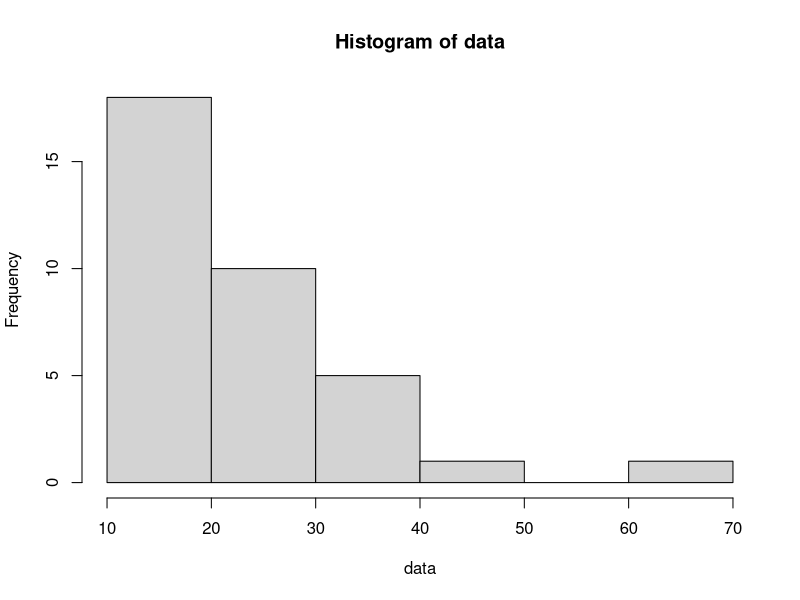
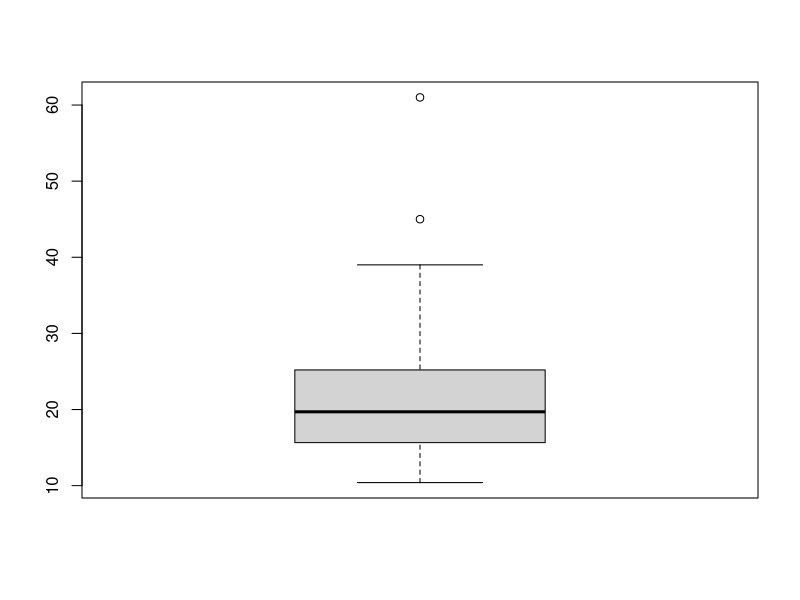
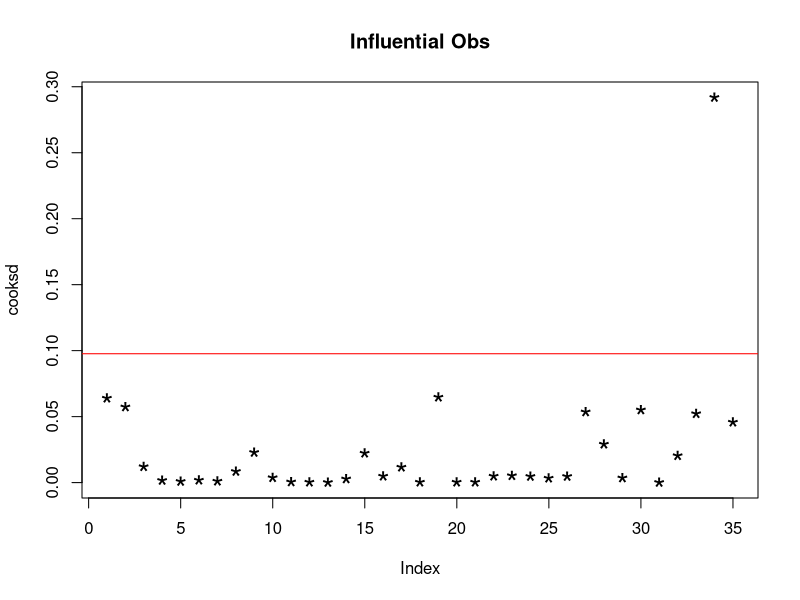

The R script that drew these images, in order:
## ---- chunk 1
knitr::opts_chunk$set(echo = TRUE)
## ---- chunk 2
data(mtcars)
str(mtcars)
## ---- chunk 3
df <- mtcars
outliers <- mtcars[1:3,]
outliers$mpg <- c(45,61,39)
df <- rbind(df,outliers)
data <- df$mpg
hist(data)
boxplot(data)
## ---- chunk 4
outlier_detect <- function(x,mean,sd) {
cut_off_lower <- -3*sd
cut_off_upper <- 3*sd
if (x<cut_off_lower | x> cut_off_upper) {
val <- 1}
else {
val <- 0
}
return(val)
}

mean_val = mean(data)
sd_val = sd(data)
mean_val
sd_val
outlier_flags <- sapply(data,outlier_detect,mean=mean_val,sd=sd_val)
head(data[outlier_flags==1])
length(data[outlier_flags==1])
## ---- chunk 5
outlier_detect_iqr <- function(x,q1,q3,iqr) {
cut_off_lower <- q1 - 1.5*iqr
cut_off_upper <- q3 + 1.5*iqr
if (x<cut_off_lower | x> cut_off_upper) {
val <- 1}
else {
val <- 0
}
return(val)
}

q1 <- quantile(data,0.25)
q3 <- quantile(data,0.75)
iqr <- IQR(data)

q1
q3
iqr

outlier_flags <- sapply(data,outlier_detect_iqr,q1=q1,q3=q3,iqr=iqr)
head(data[outlier_flags==1])
length(data[outlier_flags==1])
## ---- chunk 6
mod <- lm(mpg ~ .,data=df)
cooksd <- cooks.distance(mod)
plot(cooksd,pch="*",cex=2,main="Influential Obs")
abline(h = 4*mean(cooksd, na.rm=T), col="red")
## ---- chunk 7
df <- mtcars
df[c(10,12,20),"mpg"] <- NaN
sum(complete.cases(df))
sum(complete.cases(mtcars))

df[is.na(df),]
## ---- chunk 8
df2 <- na.omit(df)
sum(complete.cases(df2))
nrow(df2)
## ---- chunk 9
df3 <- df
df3[is.na(df3),"mpg"] <- mean(df[complete.cases(df),"mpg"])
sum(complete.cases(df3))
## ---- chunk 10
library(caret)
df4 <- df
preProcValues <- preProcess(df4, method = c("knnImpute"),
                            k = 6,
                            knnSummary = mean)
impute_df <- predict(preProcValues, df4,na.action = na.pass)
## ---- chunk 11
center_scale_inverse <- function(x,colno) {
return (x*preProcValues$std[colno] + preProcValues$mean[colno])
}

for (colno in c(1:ncol(df4)))
 {
  impute_df[,colno] <- sapply(impute_df[,colno],center_scale_inverse,colno)
 }

sum(complete.cases(impute_df))

head(impute_df)
## ---- chunk 12
descr_corr <-  cor(impute_df)
descr_corr
highly_corr <- findCorrelation(descr_corr, cutoff = .8)
colnames(impute_df)[highly_corr]
## ---- chunk 13
library("Hmisc")
cor_coeff <- rcorr(as.matrix(impute_df))
cor_coeff$r
cor_coeff$P
## ---- chunk 14
flatten_corr <- function(cormat,pmat)
{
  ut <- upper.tri(cormat)
  df <- data.frame(
  row = rownames(cormat)[row(cormat)][ut],
  col = rownames(cormat)[col(cormat)][ut],
  cor = cormat[ut],
  p = pmat[ut]
  )
  return(df)
}

flat_cor <- flatten_corr(cor_coeff$r,cor_coeff$P)
head(flat_cor)
## ---- chunk 15
comboInfo <- findLinearCombos(impute_df)
## ---- chunk 16
data("ToothGrowth")
df <- ToothGrowth

factor_variables <- lapply(df,is.factor)
numeric_variables <- lapply(df,is.numeric)

factor_variables
numeric_variables
## ---- chunk 17
df <- ToothGrowth
dummies <- dummyVars(~ ., data = df)
df_encoded <- predict(dummies, df)
head(df_encoded)
## ---- chunk 18
set.seed(2341)
data(ToothGrowth)
df_part <- ToothGrowth
trainIndex <- createDataPartition(df_part$supp, p = 0.8, list = FALSE)
train_df <- df_part[trainIndex, ]
test_df <- df_part[-trainIndex, ]
preProcValues <- preProcess(train_df, method = c("center", "scale"))
trainTransformed <- predict(preProcValues, train_df)
testTransformed <- predict(preProcValues, test_df)
head(trainTransformed)
head(testTransformed)
